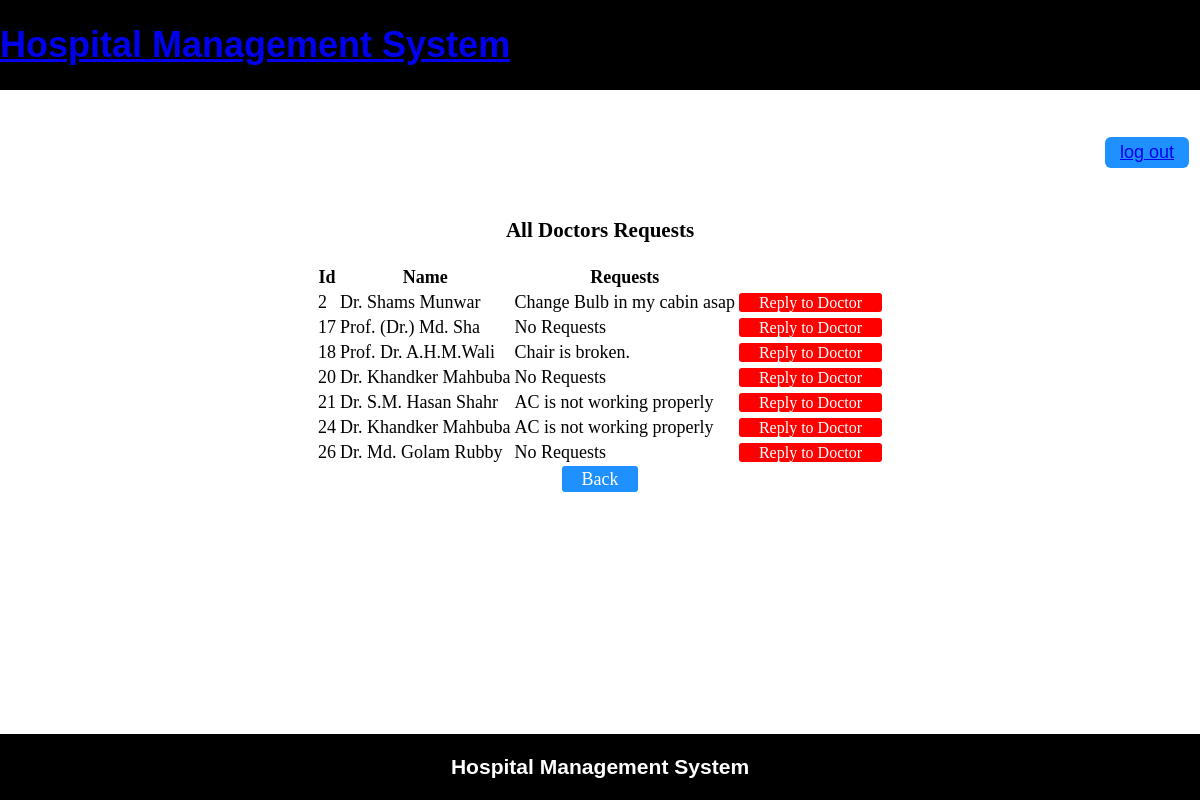
The page /project/doctorRequests.php (signed in) on the database its author committed.
### tables this page shows
CREATE TABLE `doctor` (
  `Id` int(11) NOT NULL,
  `Name` varchar(20) NOT NULL,
  `Username` varchar(20) NOT NULL,
  `Email` varchar(30) NOT NULL,
  `Password` varchar(20) NOT NULL,
  `Phone` varchar(15) NOT NULL,
  `Gender` varchar(10) NOT NULL,
  `Department` varchar(30) NOT NULL,
  `Address` varchar(50) NOT NULL,
  `NID` int(20) NOT NULL,
  `DOB` varchar(50) NOT NULL,
  `Bio` varchar(70) NOT NULL,
  `Feedback` varchar(50) DEFAULT NULL,
  `Request` varchar(70) DEFAULT NULL
);

### project/models/db_config.php (called while the page is built, shortened)
<?php
	$db_server="localhost";
	$db_uname="root";
	$db_pass="";
	$db_name="hms";
	function get($query)
	{
		global $db_server,$db_uname,$db_name,$db_pass;
		$conn=mysqli_connect($db_server,$db_uname,$db_pass,$db_name);
		$data=array();
		if($conn)
		{
			$result=mysqli_query($conn,$query);
			while ($row=mysqli_fetch_assoc($result)) {
				$data[]=$row;
			}
		}
		return $data;
	}
?>

### project/controllers/doctorController.php (called while the page is built, shortened)
<?php
	include 'models/db_config.php';
	function getDoctors()
	{
		$query="select * from doctor";
		$rs=get($query);
		return $rs;
	}
?>

### project/doctorRequests.php (the view, shortened to what this page needs)
<?php
	require_once 'adminHeader.php';
	require_once 'controllers/doctorController.php';
	$doctors=getDoctors();
?>
<br><br>
<h3 align="center">All Doctors Requests</h3>
<table align="center">
	<thead>
	<th>Id</th>
	<th>Name</th>
	<th>Requests</th>
	</thead>
	<tbody>
		<?php
			foreach ($doctors as $s){
					echo "<tr>";
					echo "<td>".$s["Id"]."</td>";
					echo "<td>".$s["Name"]."</td>";
					echo "<td>".$s["Request"]."</td>";
					echo '<td><a class="Button Button1" href="replyDoctor.php?id='.$s["Id"].'">Reply to Doctor</a></td>';
					echo "</tr>";
				}
		?>
	</tbody>
</table>
<table align="center">
	<tr><td><a class="btn" href="adminDashboard.php"> Back</a></td></tr>
</table>
<?php require_once 'Footer.php';?>

### project/styles/mystyles.css (style rules this page uses)
.btn { background-color: DodgerBlue; border: none; color: white; padding: 3px 20px; font-size: 18px; cursor: pointer; text-decoration: none; border-radius: 3px; }
.Button { background-color: #4CAF50; border: none; color: white; padding: 1px 20px; font-size: 16px; cursor: pointer; text-decoration: none; border-radius: 3px; }
.Button1 { background-color: #FF0000; }

### project/adminHeader.php (style rules this page uses)
body { font-size: 18px; }

### rows shown on the page
doctor: Id "2", Name "Dr. Shams Munwar", Request "Change Bulb in my cabin asap"
doctor: Id "17", Name "Prof. (Dr.) Md. Sha", Request "No Requests"
doctor: Id "18", Name "Prof. Dr. A.H.M.Wali", Request "Chair is broken."
doctor: Id "20", Name "Dr. Khandker Mahbuba", Request "No Requests"
doctor: Id "21", Name "Dr. S.M. Hasan Shahr", Request "AC is not working properly"
doctor: Id "24", Name "Dr. Khandker Mahbuba", Request "AC is not working properly"
doctor: Id "26", Name "Dr. Md. Golam Rubby", Request "No Requests"
